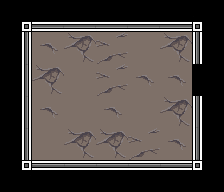

The image is a tile-based game level rendered from a .tmx file. Its description and source (layers, tilesets, objects; grid data summarised) follow:
An orthogonal 7x6 tile map with 32x32 px tiles, 2 tile layers (Floor, Walls), 2 tilesets and 6 objects.

<map version="1.0" orientation="orthogonal" renderorder="right-down" width="7" height="6" tilewidth="32" tileheight="32" nextobjectid="1">
 <tileset firstgid="1" name="IndoorTileset" tilewidth="32" tileheight="32" spacing="8" tilecount="18">
  <image source="../Sprites/IndoorTileset.png" width="232" height="112" />
  <tile id="9">
   <objectgroup draworder="index">
    <object id="0" x="0" y="21.125" width="31.875" height="11" />
   </objectgroup>
  </tile>
  <tile id="10">
   <objectgroup draworder="index">
    <object id="0" x="21.125" y="21" width="11" height="11" />
   </objectgroup>
  </tile>
 </tileset>
 <tileset firstgid="19" name="terrain_atlas" tilewidth="32" tileheight="32" spacing="8" tilecount="1156">
  <image source="../Sprites/terrain_atlas.png" width="1352" height="1352" />
  <tile id="366">
   <objectgroup draworder="index">
    <object id="0" x="-0.125" y="0" width="32.25" height="31.75" />
   </objectgroup>
  </tile>
  <tile id="433">
   <objectgroup draworder="index">
    <object id="0" x="0" y="0.25" width="32" height="31.625" />
   </objectgroup>
  </tile>
  <tile id="434">
   <objectgroup draworder="index">
    <object id="0" x="-0.125" y="-0.25" width="32" height="32.125" />
   </objectgroup>
  </tile>
  <tile id="435">
   <objectgroup draworder="index">
    <object id="0" x="0" y="-0.25" width="32.25" height="32.375" />
   </objectgroup>
  </tile>
 </tileset>
 <layer name="Floor" width="7" height="6">
  <data>[42 cells, 20 non-empty, 4 distinct tile ids]</data>
 </layer>
 <layer name="Walls" width="7" height="6">
  <data>[42 cells, 21 non-empty, 2 distinct tile ids]</data>
 </layer>
</map>
